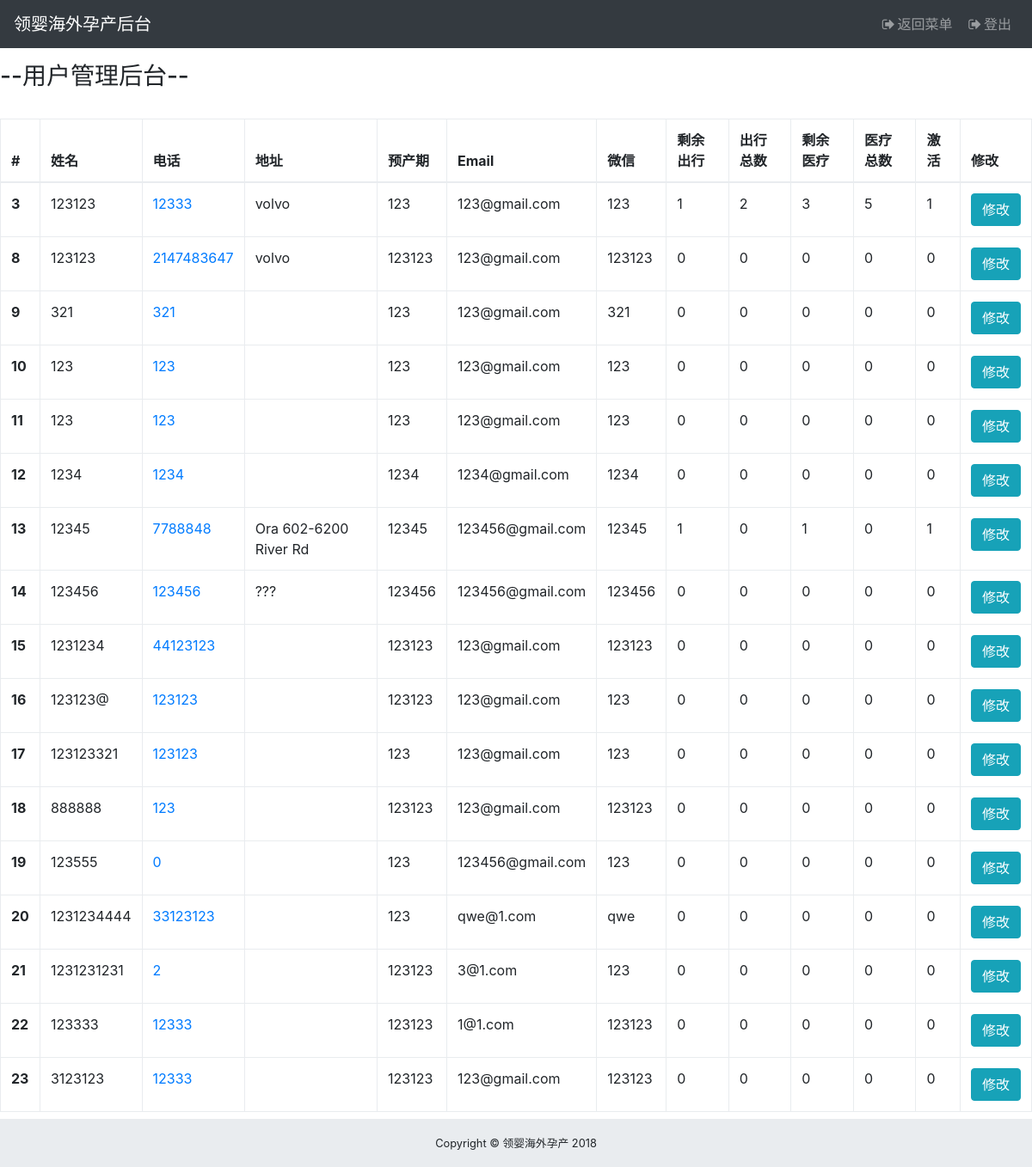
The page /admin/user_permission.php (signed in) on the database its author committed.
### tables this page shows
CREATE TABLE `users` (
  `uid` int(5) NOT NULL,
  `username` varchar(10) NOT NULL,
  `phone` bigint(50) NOT NULL,
  `email` varchar(50) NOT NULL,
  `password` varchar(100) NOT NULL,
  `weChat` varchar(50) NOT NULL,
  `timeDeliver` varchar(50) NOT NULL,
  `create_time` date NOT NULL,
  `role` varchar(10) NOT NULL,
  `salt` varchar(6) NOT NULL,
  `address` varchar(100) DEFAULT NULL,
  `pickup` int(5) DEFAULT NULL,
  `pickupTotal` int(20) NOT NULL,
  `medicals` int(5) DEFAULT NULL,
  `medicalsTotal` int(20) NOT NULL,
  `isActive` int(2) DEFAULT NULL
);

### admin/model/user_permission.func.php (the view, shortened to what this page needs)
<?php if(!defined('In_System')) exit("Access Denied");
class User_Permission{
    public function generatePermission(){
        GLOBAL $mysqli;
        $profile_query = "SELECT * FROM users";
        $results = mysqli_fetch_all($mysqli->query($profile_query), MYSQLI_ASSOC);
		if(sizeof($results) > 0){
            echo sprintf("
            <div class=\"table-responsive\">
                <table class=\"table table-bordered\">
                <thead>
                    <tr>
                        <th>#</th>
                        <th>姓名</th>
                        <th>电话</th>
                        <th>地址</th>
                        <th>预产期</th>
                        <th>Email</th>
                        <th>微信</th>
                        <th>剩余出行</th>
                        <th>出行总数</th>
                        <th>剩余医疗</th>
                        <th>医疗总数</th>
                        <th>激活</th>
                        <th>修改</th>
                    </tr>
                </thead>
                <tbody>
            ");
            foreach( $results as $result){
                echo sprintf("
                            <form action=\"./user_permission_detail.php\" method=\"post\">
                            <tr>
                                <th scope=row><input type=\"hidden\" name= \"salt\" value= %s>%d</th>
                                <td>%s</td>
                                <td><a href=\"tel:%d\">%d</a></td>
                                <td>%s</td>
                                <td>%s</td>
                                <td>%s</td>
                                <td>%s</td>
                                <td>%d</td>
                                <td>%d</td>
                                <td>%d</td>
                                <td>%d</td>
                                <td>%d</td>
                                <td><button tyle=\"submit\" class=\"btn btn-info\" name=\"user_modify\">修改</button></td>
                            </tr>
                            </form>
                ", $result['salt'], $result['uid'], $result['username'], $result['phone'], $result['phone'], $result['address'], $result['timeDeliver'], $result['email'], $result['weChat'],  $result['pickup'], $result['pickupTotal'], $result['medicals'], $result['medicalsTotal'], $result['isActive']);
            }
            echo sprintf("
                    </tbody>
                    </table>
                </div>");
			return 1;
		}else{
			return 0;
		}
    }
}
?>

### component/adminHeader.php (shortened to what this page needs)
<!DOCTYPE html>
<html lang="en">
<head>
    <link href="/vendor/bootstrap/css/bootstrap.min.css" rel="stylesheet">
    <link href="/vendor/font-awesome/css/font-awesome.min.css" rel="stylesheet" type="text/css">
    <link href="/vendor/datatables/dataTables.bootstrap4.css" rel="stylesheet">
    <link href="/css/sb-admin.css" rel="stylesheet">
    <link href="/css/custom.css" rel="stylesheet">
    <link href="/css/bootstrap-datetimepicker.min.css" rel="stylesheet">
</head>
<body id="page-top">
<nav class="navbar navbar-expand-lg navbar-dark bg-dark fixed-top" id="mainNav">
    <a class="navbar-brand" href="./admin_access.php">领婴海外孕产后台</a>
    <div class="collapse navbar-collapse" id="navbarResponsive">
        <ul class="navbar-nav ml-auto">
            <li class="nav-item">
                <a class="nav-link" href="./admin_access.php">
                <i class="fa fa-fw fa-sign-out"></i>返回菜单</a>
            </li>
            <li class="nav-item">
                <a class="nav-link" onclick="signOut()">
                <i class="fa fa-fw fa-sign-out"></i>登出</a>
            </li>
        </ul>
    </div>
</nav>
<br/><br/><br/>

### admin/user_permission.php (shortened to what this page needs)
<?php DEFINE('Template_Call', TRUE);
    include_once "../component/adminHeader.php";
?>
 <h3>--用户管理后台--</h3>
 <br/>
<?php
    include_once "./model/common.php";
    include_once "./model/user_permission.func.php";
    $user_permission = new User_Permission();
    $user_permission->generatePermission();
?>
<br/><br/>
<?php
    include_once "../component/adminFooter.php";
?>
</body>
</html>

### component/adminFooter.php (shortened to what this page needs)
<footer class="admin-footer">
<div class="container-fluid">
    <div class="text-center">
    <small>Copyright © 领婴海外孕产 2018</small>
    </div>
</div>
</footer>

### css/sb-admin.css (style rules this page uses)
html { position: relative; min-height: 100%; }
body { overflow-x: hidden; }
#mainNav .navbar-collapse { overflow: auto; max-height: 75vh; }
#mainNav .navbar-collapse .navbar-nav .nav-item .nav-link { cursor: pointer; }
@media (min-width: 992px) { #mainNav .navbar-brand { width: 250px; } }
@media (min-width: 992px) { #mainNav .navbar-collapse { overflow: visible; max-height: none; } }

### css/custom.css (style rules this page uses)
.admin-footer { position: absolute; bottom: 0; left: 0; right: 0; width:100%; height: 56px; background-color: #e9ecef; line-height: 55px; }

### rows shown on the page
users: uid "3", username "123123", phone "12333", address "volvo", timeDeliver "123", email "123@gmail.com", weChat "123", pickup "1", pickupTotal "2", medicals "3", medicalsTotal "5", isActive "1"
users: uid "8", username "123123", phone "2147483647", address "volvo", timeDeliver "123123", email "123@gmail.com", weChat "123123", pickup "0", pickupTotal "0", medicals "0", medicalsTotal "0", isActive "0"
users: uid "9", username "321", phone "321", timeDeliver "123", email "123@gmail.com", weChat "321", pickup "0", pickupTotal "0", medicals "0", medicalsTotal "0", isActive "0"
users: uid "10", username "123", phone "123", timeDeliver "123", email "123@gmail.com", weChat "123", pickup "0", pickupTotal "0", medicals "0", medicalsTotal "0", isActive "0"
users: uid "11", username "123", phone "123", timeDeliver "123", email "123@gmail.com", weChat "123", pickup "0", pickupTotal "0", medicals "0", medicalsTotal "0", isActive "0"
users: uid "12", username "1234", phone "1234", timeDeliver "1234", email "1234@gmail.com", weChat "1234", pickup "0", pickupTotal "0", medicals "0", medicalsTotal "0", isActive "0"
users: uid "13", username "12345", phone "7788848", address "Ora 602-6200 River Rd", timeDeliver "12345", email "123456@gmail.com", weChat "12345", pickup "1", pickupTotal "0", medicals "1", medicalsTotal "0", isActive "1"
users: uid "14", username "123456", phone "123456", address "???", timeDeliver "123456", email "123456@gmail.com", weChat "123456", pickup "0", pickupTotal "0", medicals "0", medicalsTotal "0", isActive "0"
users: uid "15", username "1231234", phone "44123123", timeDeliver "123123", email "123@gmail.com", weChat "123123", pickup "0", pickupTotal "0", medicals "0", medicalsTotal "0", isActive "0"
users: uid "16", username "123123@", phone "123123", timeDeliver "123123", email "123@gmail.com", weChat "123", pickup "0", pickupTotal "0", medicals "0", medicalsTotal "0", isActive "0"
users: uid "17", username "123123321", phone "123123", timeDeliver "123", email "123@gmail.com", weChat "123", pickup "0", pickupTotal "0", medicals "0", medicalsTotal "0", isActive "0"
users: uid "18", username "888888", phone "123", timeDeliver "123123", email "123@gmail.com", weChat "123123", pickup "0", pickupTotal "0", medicals "0", medicalsTotal "0", isActive "0"
users: uid "19", username "123555", phone "0", timeDeliver "123", email "123456@gmail.com", weChat "123", pickup "0", pickupTotal "0", medicals "0", medicalsTotal "0", isActive "0"
users: uid "20", username "1231234444", phone "33123123", timeDeliver "123", email "qwe@1.com", weChat "qwe", pickup "0", pickupTotal "0", medicals "0", medicalsTotal "0", isActive "0"
users: uid "21", username "1231231231", phone "2", timeDeliver "123123", email "3@1.com", weChat "123", pickup "0", pickupTotal "0", medicals "0", medicalsTotal "0", isActive "0"
users: uid "22", username "123333", phone "12333", timeDeliver "123123", email "1@1.com", weChat "123123", pickup "0", pickupTotal "0", medicals "0", medicalsTotal "0", isActive "0"
users: uid "23", username "3123123", phone "12333", timeDeliver "123123", email "123@gmail.com", weChat "123123", pickup "0", pickupTotal "0", medicals "0", medicalsTotal "0", isActive "0"
